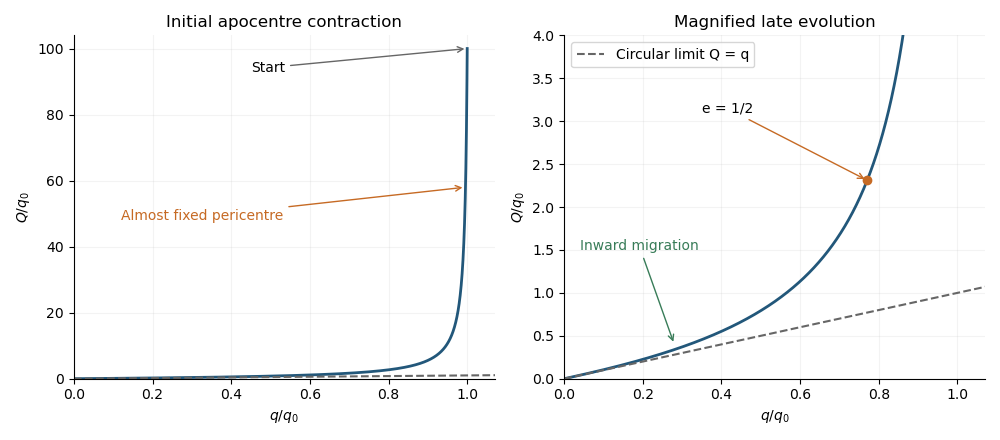

Python code for this plot:
#!/usr/bin/env python3
"""Original planetary-dynamics figure; outputs its same-basename PNG to CWD.
Tested Python 3.14.4, NumPy 2.3.5, Matplotlib 3.10.7+dfsg1.
Dependencies match the repository pyproject; no external visual assets.
"""
from pathlib import Path
import numpy as np
import matplotlib
matplotlib.use('Agg')
import matplotlib.pyplot as plt
from matplotlib.patches import Circle, Arc
plt.rcParams.update({'font.size':10,'axes.spines.top':False,'axes.spines.right':False})
blue='#22577a'; orange='#c66a24'; green='#387c58'; gray='#666666'
def finish(fig):
    fig.savefig(Path.cwd()/Path(__file__).with_suffix('.png').name,dpi=100,facecolor='white',transparent=False)
    plt.close(fig)

fig,axes=plt.subplots(1,2,figsize=(10,4.4),dpi=100)
e0=99/101; C=(200/101)*e0**(-.8)
e=np.linspace(.00001,e0,2500); q=C*e**.8/(1+e); Q=C*e**.8/(1-e)
for ax in axes:
    ax.plot(q,Q,color=blue,lw=2);ax.plot([0,1.1],[0,1.1],'--',color=gray,label='Circular limit Q = q')
    ax.set(xlabel=r'$q/q_0$',ylabel=r'$Q/q_0$',xlim=(0,1.07));ax.grid(alpha=.15)
axes[0].set(ylim=(0,104),title='Initial apocentre contraction')
axes[0].annotate('Start',(1,100),(.45,93),arrowprops={'arrowstyle':'->','color':gray})
axes[0].annotate('Almost fixed pericentre',(.995,58),(.12,48),arrowprops={'arrowstyle':'->','color':orange},color=orange)
axes[1].set(ylim=(0,4),title='Magnified late evolution')
ehalf=.5;qhalf=C*ehalf**.8/(1+ehalf);Qhalf=C*ehalf**.8/(1-ehalf)
axes[1].plot(qhalf,Qhalf,'o',color=orange);axes[1].annotate('e = 1/2',(qhalf,Qhalf),(.35,3.1),arrowprops={'arrowstyle':'->','color':orange})
axes[1].annotate('Inward migration',(.28,.4),(.04,1.5),arrowprops={'arrowstyle':'->','color':green},color=green)
axes[1].legend(loc='upper left');fig.tight_layout();finish(fig)
